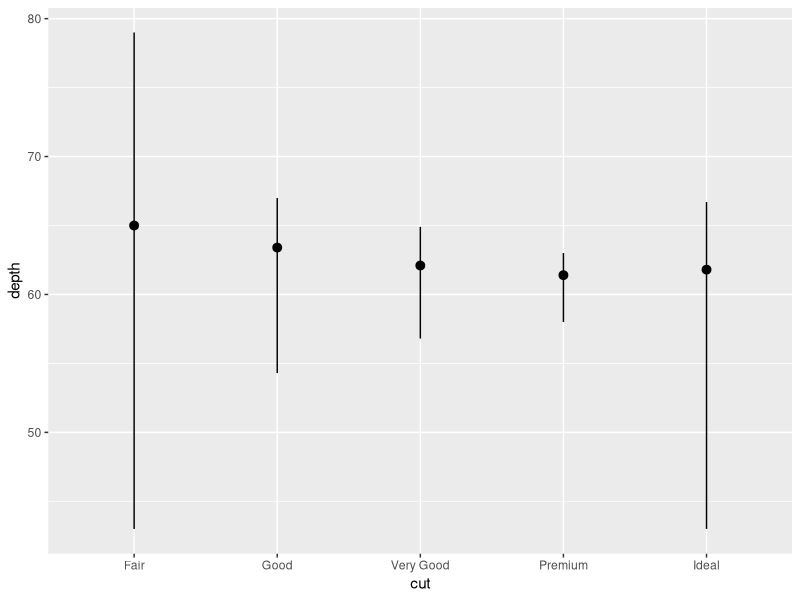
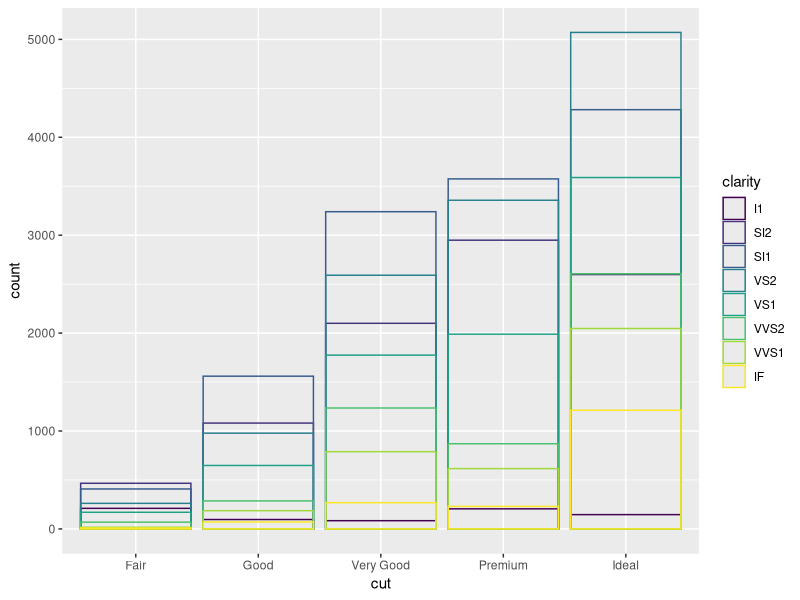
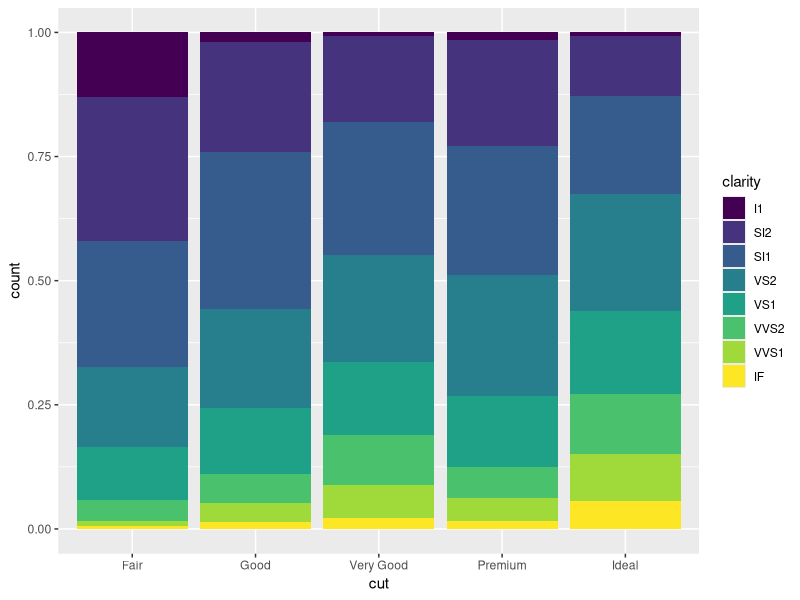
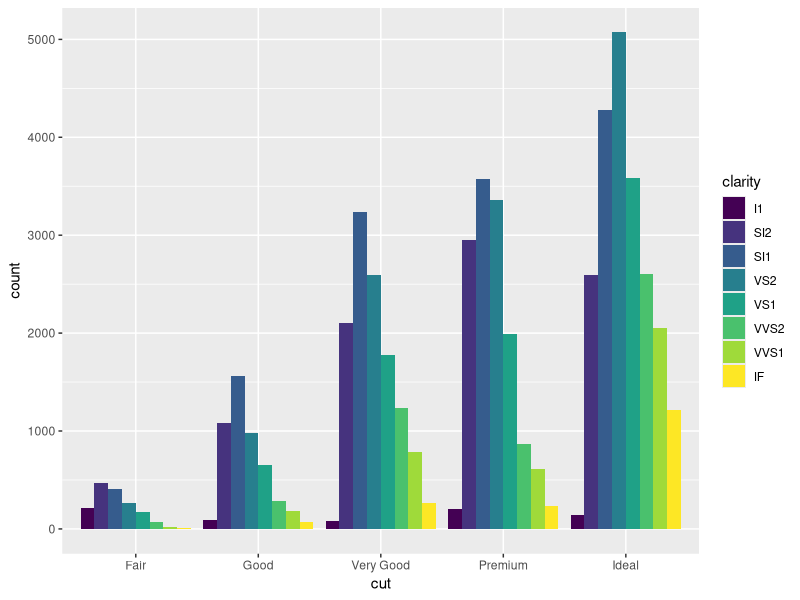
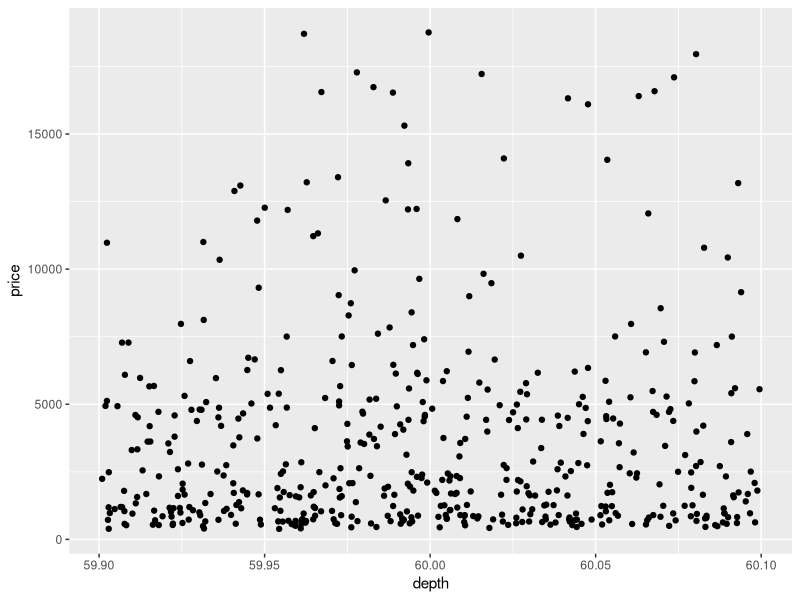
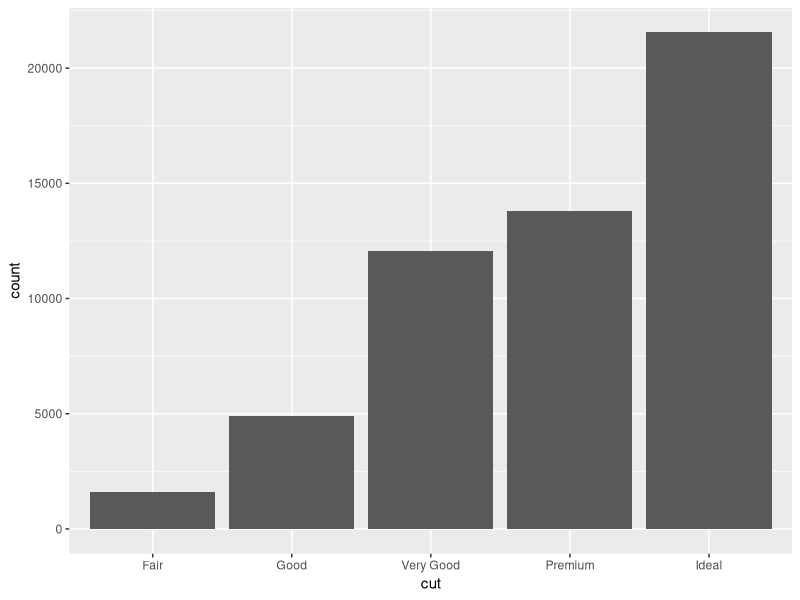
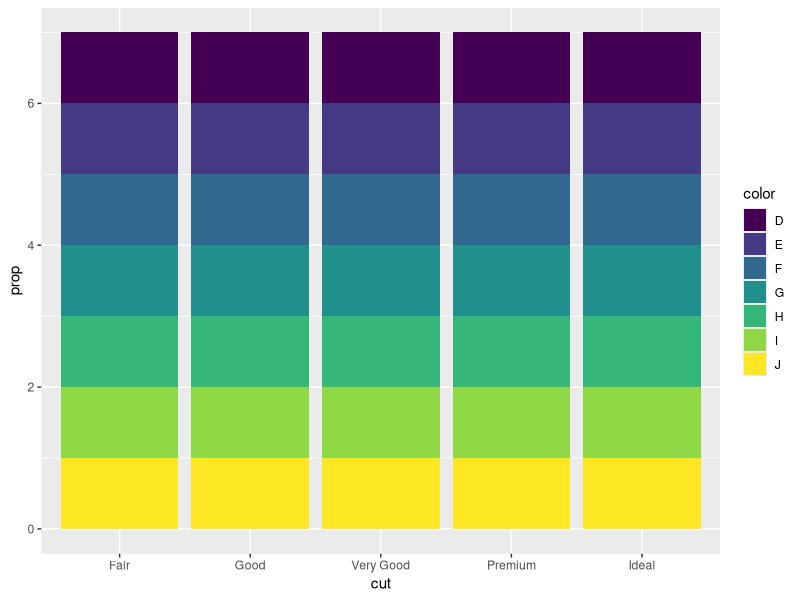
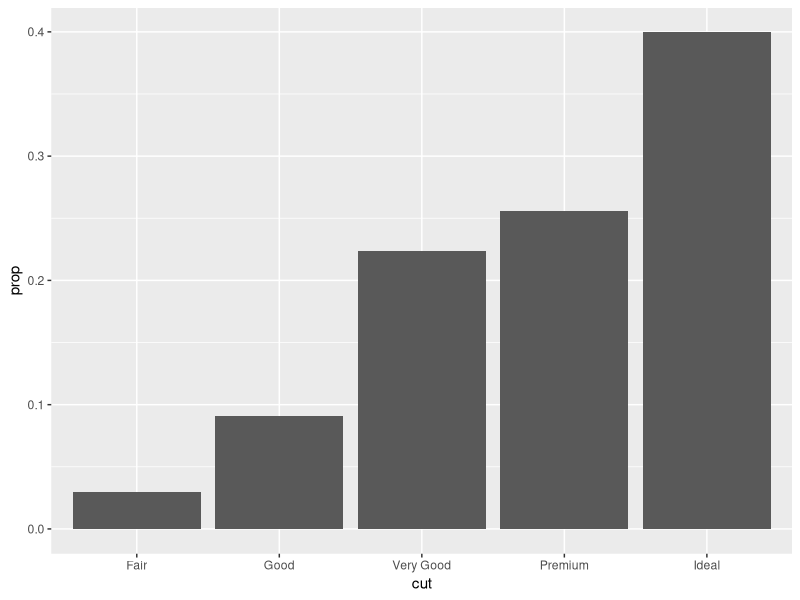

The R script that drew these images, in order:
## ---- chunk 1
knitr::opts_chunk$set(echo = TRUE)
require(dplyr)
require(ggplot2)
require(modelr)
require(scales)
require(forcats)
## ---- chunk 2
ggplot2::diamonds
## ---- chunk 3
ggplot(data = diamonds) +
  stat_summary(
    mapping = aes(x = cut, y = depth),
    fun.ymin = min,
    fun.ymax = max,
    fun.y = median
  )
## ---- chunk 4
# Max value is less than default stack position
ggplot(diamonds, mapping = aes(x = cut)) +
  # geom_bar(mapping = aes(fill = clarity), alpha = 2/5, position = "identity")
  geom_bar(mapping = aes(color = clarity), fill = NA, position = "identity")
## ---- chunk 5
base_plot <- ggplot(diamonds, mapping = aes(x = cut))
# Easy for proportions comparing
base_plot + geom_bar(mapping = aes(fill = clarity), position = "fill")
# Separate overlapping objects
base_plot + geom_bar(mapping = aes(fill = clarity), position = "dodge")
## ---- chunk 6
ggplot(diamonds) +
  # geom_point(mapping = aes(x = depth, y = price))
                                    # Many points around depth of 60 overlapped
  # geom_point(data = filter(diamonds, depth == 60), mapping = aes(x = depth, y = price))
                                    # Still hard to see where the mass of data is
  # geom_point(data = filter(diamonds, depth == 60), mapping = aes(x = depth, y = price), position = "jitter")
                                    # Spreads 511 points out making points receive random noises
  geom_jitter(data = filter(diamonds, depth == 60), mapping = aes(x = depth, y = price), width = 0.1)
                                    # Make the total spread to be 0.2 around 60
cat("Filtered Result Rows:", NROW(filter(diamonds, depth == 60)))
diamonds %>% filter(depth == 60) %>% count(cut)
## ---- chunk 7
(
  ggplot(data = diamonds) +
    geom_bar(mapping = aes(x = cut, y = ..count..))
    # geom_bar(mapping = aes(x = cut))  # Implicit Count Computing
    # Error: binwidth is not supported in bar_graph ↓
    # geom_bar(mapping = aes(x = cut), binwidth = 30)
    # stat_count(mapping = aes(x = cut))       # count transformation underlying
)
## ---- chunk 8
diamonds %>% count(cut)
## ---- chunk 9
(
  ggplot(diamonds) +
    # geom_bar(mapping = aes(x = cut, y = ..prop..))
    # Groupwise Proportion will make it work on default grouping strategy
    # which is grouped by color variable, in this data case
    geom_bar(mapping = aes(x = cut, y = ..prop.., fill = color))
    # Test if the color variable used as group definition
)
(
  ggplot(diamonds) +
    # disable all grouping strategy, makes ggplot take
    # the whole dataset as one group
    geom_bar(mapping = aes(x = cut, y = ..prop.., group = 1))
)
## ---- chunk 10
(
  ggplot(diamonds) +
    # geom_bar(mapping = aes(x = cut, y = ..count.., fill = clarity), position = "stack")
    geom_bar(mapping = aes(x = cut, y = ..count.., fill = clarity))
    # stack is default position in geom_bar function
)
(
  ggplot(diamonds) +
    geom_bar(mapping = aes(x = cut, y = ..prop.., fill = clarity, group = 1), position = "stack")
    # position does not work in proportion plot
)
## ---- chunk 11
ggplot(diamonds) +
  geom_bar(mapping = aes(x = cut, color = cut)) # Color a bar chart
ggplot(diamonds) +
  geom_bar(mapping = aes(x = cut, fill = cut))  # Fill a bar chart
## ---- chunk 12
(demo_small_table <- tibble::tribble(
  ~cut,         ~freq,
  #-----------|------
  "Fair",       1000,      # Key in a table should be unique for `identity stat`
  "Good",       2000,
  "Very Good",  3000,
  "Premium",    4000,
  "Ideal",      5000
))
demo_small_table %>%
  mutate(cut = fct_inorder(cut)) %>%
  rename(
    `カット` = cut,
    `頻度` = freq
  ) %>%
  ggplot() +
    geom_bar(mapping = aes(x = `カット`, y = `頻度`), stat = "identity")
## ---- chunk 13
ggplot(data = diamonds)+
  geom_histogram(mapping = aes(price, fill = cut), binwidth = 500)
  # geom_histogram(mapping = aes(price, fill = cut), binwidth = 500, position = "identity")
# Get the tabular form data for continuous data
count(diamonds, cut_width(price, width = 500))
## ---- chunk 14
ggplot(diamonds) +
  geom_histogram(aes(x = price, fill = cut), bins = 30)
## ---- chunk 15
ggplot(diamonds) +
  geom_freqpoly(aes(x = price, color = cut), bins = 30)
## ---- chunk 16
ggplot(diamonds) +
  geom_freqpoly(aes(x = price, y = ..density.., color = cut), bins = 30)
## ---- chunk 17
ggplot(diamonds) +
  geom_count(mapping = aes(x = cut, y = color))
## This computing could also be available in table form:
diamonds %>% count(color, cut)
## ---- chunk 18
diamonds %>%
  count(color, cut) %>%
  ggplot() +
  geom_tile(mapping = aes(x = cut, y = color, fill = n)) +
  scale_fill_continuous(trans = 'reverse') +
  guides(fill = guide_legend(reverse = T))
## ---- chunk 19
(price_vs_carat <- ggplot(data = diamonds, mapping = aes(x = carat, y = price)) +
  geom_point(alpha = 1/10))
price_vs_carat + 
  scale_x_log10(
    breaks = trans_breaks("log10", function(x)  10 ^ x),
    labels = trans_format("log10", math_format(10 ^ .x))
  ) +
  scale_y_log10(
    breaks = trans_breaks("log10", function(x)  10 ^ x),
    labels = trans_format("log10", math_format(10 ^ .x))
  ) + geom_smooth(method = "lm")
price_vs_carat + coord_trans(x = "log10", y = "log10")
price_vs_carat + scale_x_log10() + scale_y_log10() + geom_smooth(method = "lm") + coord_polar()
## ---- chunk 20
ggplot(diamonds) +
  geom_bin2d(mapping = aes(x = carat, y = price))
## ---- chunk 21
ggplot(diamonds) +
  geom_hex(aes(x = carat, y = price))
## ---- chunk 22
ggplot(diamonds) +
  geom_boxplot(mapping = aes(x = carat, y = price, group = cut_width(carat, 0.5)))
## ---- chunk 23
ggplot(diamonds) +
  geom_boxplot(mapping = aes(
    x = carat,
    y = price,
    group = cut_number(carat, 20)
  ))
## ---- chunk 24
model <- lm(log(price) ~ log(carat), data = diamonds)
diamonds %>%
  add_residuals(model = model) %>%
  mutate(resid = exp(resid)) %>%
  ggplot() + geom_point(mapping = aes(x = carat, y = resid))
## ---- chunk 25
diamonds %>%
  add_residuals(
    model = lm(log(price) ~ log(carat), data = diamonds)
  ) %>%
  mutate(resid = exp(resid)) %>%
  ggplot() + geom_boxplot(mapping = aes(x = cut, y = resid))
## ---- chunk 26
# See what exactly equation `lm()` is fitting
select(diamonds, carat, price) %>%
  model_matrix(price ~ exp(carat))
# Attempt with Polynomial
select(diamonds, price, carat) %>%
  gather_predictions(
    lm(price ~ exp(carat), diamonds),
    lm(price ~ poly(carat, 1), diamonds),
    lm(price ~ poly(carat, 4), diamonds),
    lm(price ~ poly(carat, 7), diamonds),
    lm(price ~ poly(carat, 9), diamonds)
  ) %>%
  # na.rm --> Suppress missing values warning
  ggplot() + geom_point(aes(carat, price), na.rm = TRUE) +
  geom_line(aes(carat, pred, color = model), size = 1, na.rm = T) +
  ylim(0, 15000) + xlim(0, 3)
cat("The Number of Observations used: ", nobs(lm(price ~ exp(carat), diamonds)))
## ---- chunk 27
bar <- ggplot(diamonds) +
  geom_bar(
    mapping = aes(x = cut, fill = cut),
    show.legend = FALSE,     # Because x-axis has represented meanings of each bar
    width = 1
  )
bar <- bar + theme(aspect.ratio = 1)   # Set aspect ratio of the panel to the picture
(bar <- bar + labs(x = NULL, y = NULL))
bar + coord_flip()
bar + coord_polar()
## ---- chunk 28
(bar_plot <-
   ggplot(diamonds, mapping = aes(x = "", fill = clarity)) +
   geom_bar(width = 1))
bar_plot + coord_polar(theta = "y")
bar_plot + coord_polar(theta = "x")
## ---- chunk 29
(beforeZoom <- ggplot(diamonds) +
  geom_histogram(mapping = aes(x = y), binwidth = 0.5))
beforeZoom + coord_cartesian(ylim = c(0, 30))
beforeZoom + coord_cartesian(xlim = c(-2, 4), ylim = c(0, 10))
## ---- chunk 30
diamonds %>%
  filter(y < 3 | y > 20) %>%
  select(price, x, y, z) %>%
  arrange(y)
## ---- chunk 31
diamonds %>%
  mutate(
    y = ifelse(y < 3 | y > 20, NA, y) # Remove the effect from unusual values
  ) %>%
  ggplot() +
  geom_histogram(mapping = aes(x = y), binwidth = 0.5)
